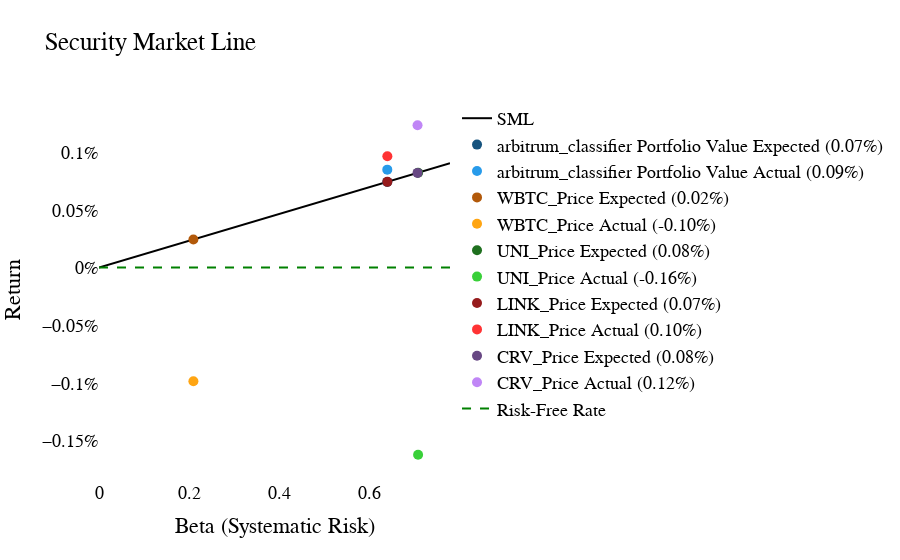

This figure's notebook cell:
### Code cell
fig.show()

### Figure 1 — Plotly figure (JSON) as saved in the notebook; plotly's stock layout.template omitted (floating-point values rounded to 4 significant figures)
{"data": [{"line": {"color": "black"}, "mode": "lines", "name": "SML", "type": "scatter", "x": [0, 0.007857, 0.01571, 0.02357, 0.03143, 0.03929, 0.04714, 0.055, 0.06286, 0.07071, 0.07857, 0.08643, 0.09428, 0.1021, 0.11, 0.1179, 0.1257, 0.1336, 0.1414, 0.1493, 0.1571, 0.165, 0.1729, 0.1807, 0.1886, 0.1964, 0.2043, 0.2121, 0.22, 0.2279, 0.2357, 0.2436, 0.2514, 0.2593, 0.2671, 0.275, 0.2829, 0.2907, 0.2986, 0.3064, 0.3143, 0.3221, 0.33, 0.3379, 0.3457, 0.3536, 0.3614, 0.3693, 0.3771, 0.385, 0.3929, 0.4007, 0.4086, 0.4164, 0.4243, 0.4321, 0.44, 0.4479, 0.4557, 0.4636, 0.4714, 0.4793, 0.4871, 0.495, 0.5029, 0.5107, 0.5186, 0.5264, 0.5343, 0.5421, 0.55, 0.5579, 0.5657, 0.5736, 0.5814, 0.5893, 0.5971, 0.605, 0.6129, 0.6207, 0.6286, 0.6364, 0.6443, 0.6521, 0.66, 0.6678, 0.6757, 0.6836, 0.6914, 0.6993, 0.7071, 0.715, 0.7228, 0.7307, 0.7386, 0.7464, 0.7543, 0.7621, 0.77, 0.7778], "y": [0.0004937, 0.001408, 0.002321, 0.003235, 0.004149, 0.005063, 0.005977, 0.006891, 0.007805, 0.008719, 0.009632, 0.01055, 0.01146, 0.01237, 0.01329, 0.0142, 0.01512, 0.01603, 0.01694, 0.01786, 0.01877, 0.01969, 0.0206, 0.02151, 0.02243, 0.02334, 0.02425, 0.02517, 0.02608, 0.027, 0.02791, 0.02882, 0.02974, 0.03065, 0.03157, 0.03248, 0.03339, 0.03431, 0.03522, 0.03613, 0.03705, 0.03796, 0.03888, 0.03979, 0.0407, 0.04162, 0.04253, 0.04345, 0.04436, 0.04527, 0.04619, 0.0471, 0.04802, 0.04893, 0.04984, 0.05076, 0.05167, 0.05258, 0.0535, 0.05441, 0.05533, 0.05624, 0.05715, 0.05807, 0.05898, 0.0599, 0.06081, 0.06172, 0.06264, 0.06355, 0.06446, 0.06538, 0.06629, 0.06721, 0.06812, 0.06903, 0.06995, 0.07086, 0.07178, 0.07269, 0.0736, 0.07452, 0.07543, 0.07635, 0.07726, 0.07817, 0.07909, 0.08, 0.08091, 0.08183, 0.08274, 0.08366, 0.08457, 0.08548, 0.0864, 0.08731, 0.08823, 0.08914, 0.09005, 0.09097]}, {"marker": {"color": "#16537e", "size": 10}, "mode": "markers", "name": "arbitrum_classifier Portfolio Value Expected (0.07%)", "type": "scatter", "x": [0.6389], "y": [0.0748]}, {"marker": {"color": "#289bea", "size": 10}, "mode": "markers", "name": "arbitrum_classifier Portfolio Value Actual (0.09%)", "type": "scatter", "x": [0.6389], "y": [0.08542]}, {"marker": {"color": "#b2590a", "size": 10}, "mode": "markers", "name": "WBTC_Price Expected (0.02%)", "type": "scatter", "x": [0.2092], "y": [0.02483]}, {"marker": {"color": "#ffa512", "size": 10}, "mode": "markers", "name": "WBTC_Price Actual (-0.10%)", "type": "scatter", "x": [0.2092], "y": [-0.09815]}, {"marker": {"color": "#1f701f", "size": 10}, "mode": "markers", "name": "UNI_Price Expected (0.08%)", "type": "scatter", "x": [0.7071], "y": [0.08274]}, {"marker": {"color": "#39d039", "size": 10}, "mode": "markers", "name": "UNI_Price Actual (-0.16%)", "type": "scatter", "x": [0.7071], "y": [-0.1618]}, {"marker": {"color": "#961b1c", "size": 10}, "mode": "markers", "name": "LINK_Price Expected (0.07%)", "type": "scatter", "x": [0.639], "y": [0.07482]}, {"marker": {"color": "#ff3334", "size": 10}, "mode": "markers", "name": "LINK_Price Actual (0.10%)", "type": "scatter", "x": [0.639], "y": [0.0971]}, {"marker": {"color": "#684884", "size": 10}, "mode": "markers", "name": "CRV_Price Expected (0.08%)", "type": "scatter", "x": [0.7059], "y": [0.0826]}, {"marker": {"color": "#c086f6", "size": 10}, "mode": "markers", "name": "CRV_Price Actual (0.12%)", "type": "scatter", "x": [0.7059], "y": [0.1239]}, {"line": {"color": "green", "dash": "dash"}, "mode": "lines", "name": "Risk-Free Rate", "type": "scatter", "x": [0, 0.7778], "y": [0.0004937, 0.0004937]}], "layout": {"font": {"color": "black", "size": 18}, "paper_bgcolor": "rgba(0,0,0,0)", "plot_bgcolor": "rgba(0,0,0,0)", "showlegend": true, "title": {"text": "Security Market Line"}, "xaxis": {"title": {"text": "Beta (Systematic Risk)"}}, "yaxis": {"ticksuffix": "%", "title": {"text": "Return"}}}}
